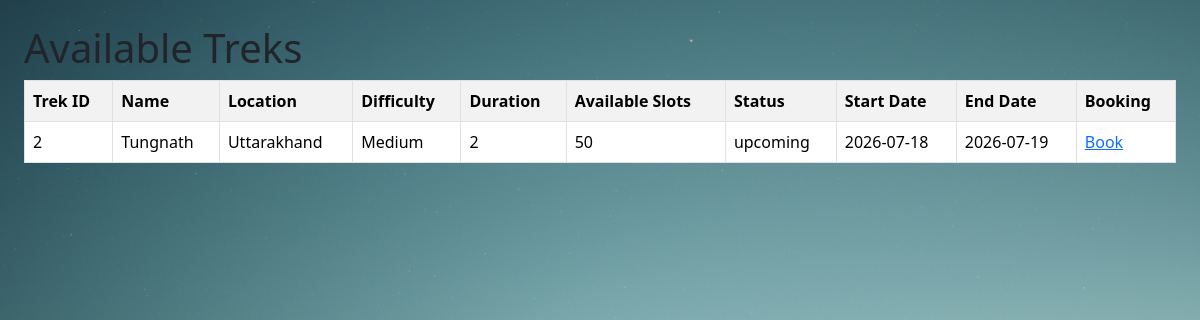
/available-treks, run on an earlier commit of the app's database.
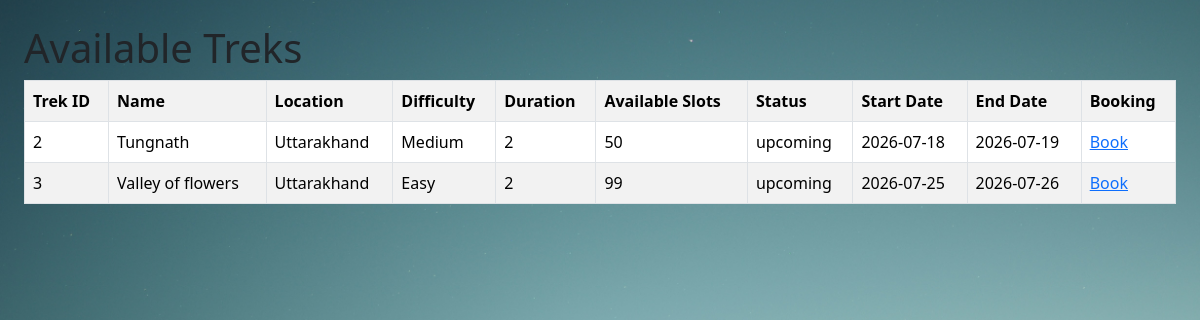
And on a later commit of the database.
### models.py (models this page shows)
class Trek(db.Model):
    __tablename__="treks"
    trek_id=db.Column(db.Integer,primary_key=True)
    name=db.Column(db.String(100),nullable=False)
    location=db.Column(db.String(100),nullable=False)
    difficulty=db.Column(db.String(50),nullable=False)
    duration=db.Column(db.Integer,nullable=False)
    available_slots=db.Column(db.Integer,nullable=False)
    assigned_staff_id=db.Column(db.Integer,db.ForeignKey("users.user_id"),nullable=True)
    status=db.Column(db.String(50),nullable=False)
    start_date=db.Column(db.Date, nullable=False)
    end_date=db.Column(db.Date, nullable=False)
    bookings=db.relationship("Booking",backref="treks",lazy=True)

### app.py (the view)
@app.route("/available-treks")
def available_treks():
    if session.get("role")=="admin":
        return "You are the Admin"
    available_treks=Trek.query.filter_by(status="upcoming").all()
    return render_template("trekker/available-treks.html",treks=available_treks)

### templates/trekker/available-treks.html (shortened to what this page needs)
<!DOCTYPE html>
<html lang="en">
<head>
    <link href="https://cdn.jsdelivr.net/npm/bootstrap@5.3.8/dist/css/bootstrap.min.css" rel="stylesheet">
    <link href="../static/css/style.css" rel="stylesheet">
</head>
<body class="bg-mountains p-4">
    <h1>Available Treks</h1>
    <table class="table table-bordered table-striped">
        <tr>
            <th>Trek ID</th>
            <th>Name</th>
            <th>Location</th>
            <th>Difficulty</th>
            <th>Duration</th>
            <th>Available Slots</th>
            <th>Status</th>
            <th>Start Date</th>
            <th>End Date</th>
            <th>Booking</th>
        </tr>
        {% for trek in treks %}
        <tr>
            <td>{{trek.trek_id}}</td>
            <td>{{trek.name}}</td>
            <td>{{trek.location}}</td>
            <td>{{trek.difficulty}}</td>
            <td>{{trek.duration}}</td>
            <td>{{trek.available_slots}}</td>
            <td>{{trek.status}}</td>
            <td>{{trek.start_date}}</td>
            <td>{{trek.end_date}}</td>
            <td><a href="/book-trek/{{trek.trek_id}}">Book</a></td>
        </tr>
        {% endfor %}
    </table>
</body>
</html>

What changed in the data, as far as the page shows it:
added Trek: trek_id "3", name "Valley of flowers", location "Uttarakhand", difficulty "Easy", duration "2", available_slots "99", status "upcoming", start_date "2026-07-25", end_date "2026-07-26"
